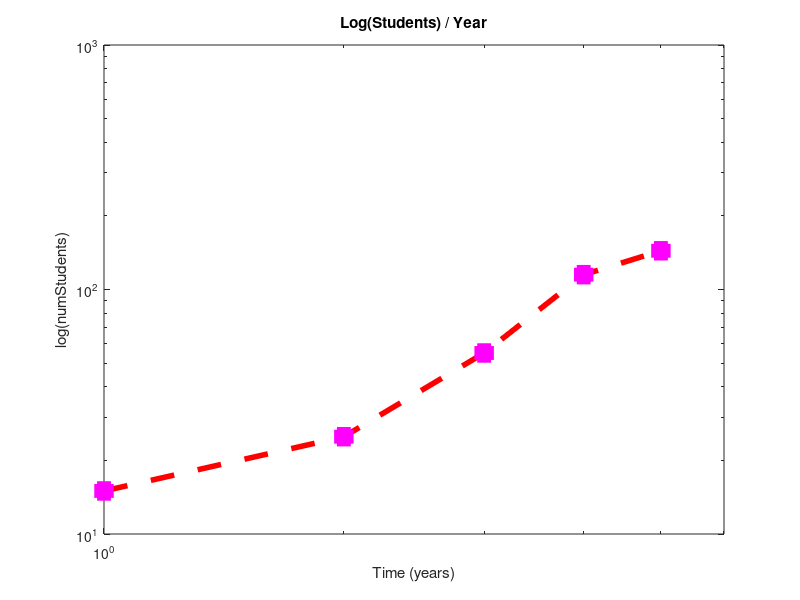
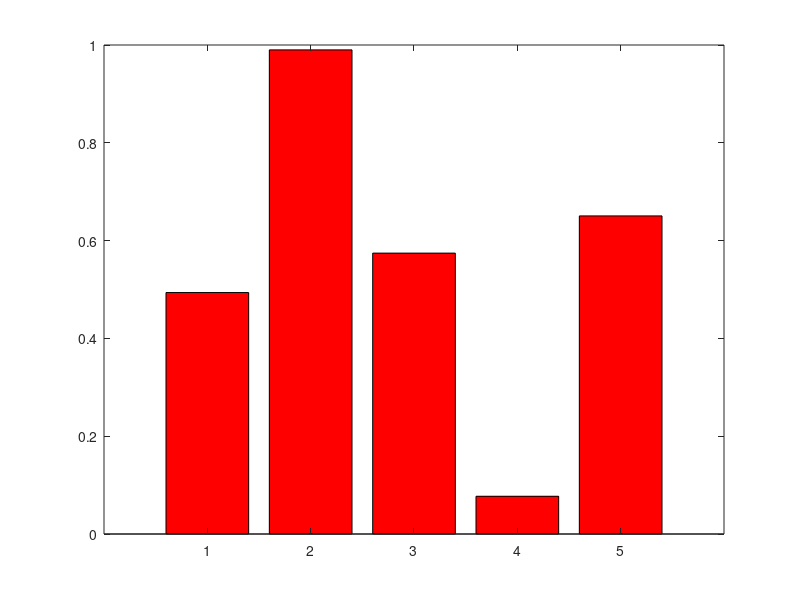
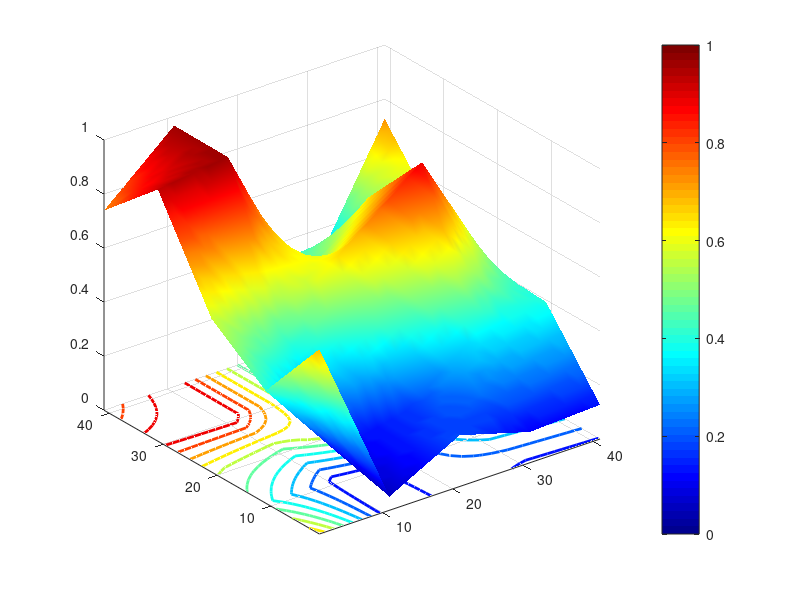

The MATLAB script that drew these images, in order: (Note: this script raises an error after producing the figures.)
% Unit2 assignments exercises

% Exercise 1: Semilog plot
numStudents = [15 25 55 115 144];
years = [1 2 3 4 5];

h = figure
semilogy(numStudents);
loglog(years, numStudents,'--s',...
    'LineWidth',4,...
    'Color', [1 0 0], ...
    'MarkerEdgeColor','m',...
    'MarkerFaceColor','m',...
    'MarkerSize',10);
xlabel('Time (years)');
ylabel('log(numStudents)');
xlim([0 6])
title('Log(Students) / Year');
saveas(h, './figures/ex1.png', 'png');
clear all; close all;

% Exercise 3: Bar Graph
g = figure;
bar(1:5,rand(1,5), 'r');
saveas(g, './figures/ex3.png', 'png');
clear all; close all;

% Exercise 4: Interpolation of surface plots
l = figure;
Z0 = rand(5,5);
[X0, Y0] = meshgrid([1:5]);
[X1, Y1] = meshgrid([1:.1:5]);
Z1 = interp2(X0, Y0, Z0, X1, Y1);
surf(Z1);
shading interp;
colormap(jet);
hold on;
colorbar;
caxis([0 1]);
contour(Z1,'LineWidth',2);
saveas(l, './figures/ex4.png', 'png');
clear all; close all;

% Exercise 5: findNearest function
mat = rand(5:5);
[index, value] = findNearest(mat, 0.23);

% Exercise 6: Loops and flow control 
loopTest(18);
